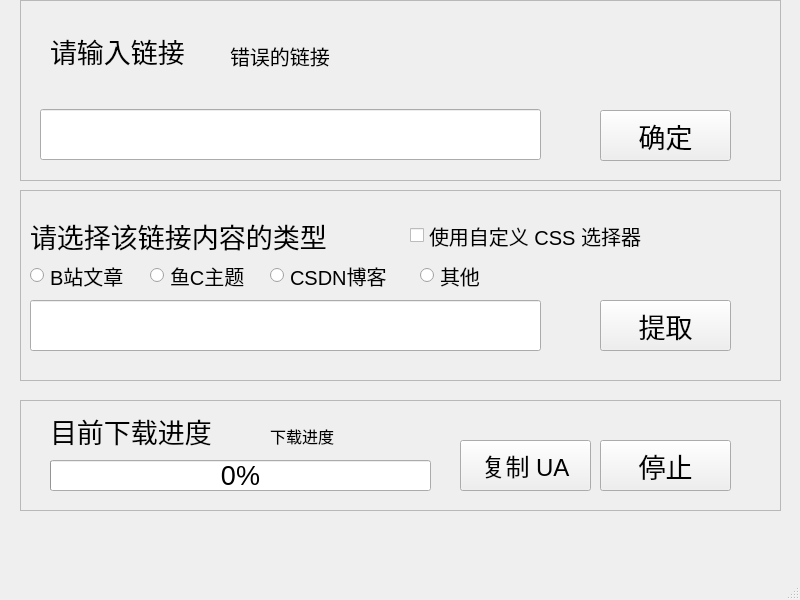
<?xml version="1.0" encoding="UTF-8"?>
<ui version="4.0">
 <class>MainWindow</class>
 <widget class="QMainWindow" name="MainWindow">
  <property name="geometry">
   <rect>
    <x>0</x>
    <y>0</y>
    <width>800</width>
    <height>600</height>
   </rect>
  </property>
  <property name="windowTitle">
   <string>图片提取器</string>
  </property>
  <widget class="QWidget" name="centralwidget">
   <widget class="QFrame" name="frame2">
    <property name="geometry">
     <rect>
      <x>20</x>
      <y>190</y>
      <width>761</width>
      <height>191</height>
     </rect>
    </property>
    <property name="frameShape">
     <enum>QFrame::StyledPanel</enum>
    </property>
    <property name="frameShadow">
     <enum>QFrame::Raised</enum>
    </property>
    <widget class="QLabel" name="label2">
     <property name="geometry">
      <rect>
       <x>10</x>
       <y>20</y>
       <width>371</width>
       <height>51</height>
      </rect>
     </property>
     <property name="font">
      <font>
       <family>Microsoft YaHei UI</family>
       <pointsize>20</pointsize>
      </font>
     </property>
     <property name="text">
      <string>请选择该链接内容的类型</string>
     </property>
    </widget>
    <widget class="QRadioButton" name="s2">
     <property name="geometry">
      <rect>
       <x>130</x>
       <y>70</y>
       <width>121</width>
       <height>31</height>
      </rect>
     </property>
     <property name="font">
      <font>
       <family>Microsoft YaHei UI</family>
       <pointsize>15</pointsize>
      </font>
     </property>
     <property name="text">
      <string>鱼C主题</string>
     </property>
    </widget>
    <widget class="QRadioButton" name="s1">
     <property name="geometry">
      <rect>
       <x>10</x>
       <y>70</y>
       <width>131</width>
       <height>31</height>
      </rect>
     </property>
     <property name="font">
      <font>
       <family>Microsoft YaHei UI</family>
       <pointsize>15</pointsize>
      </font>
     </property>
     <property name="text">
      <string>B站文章</string>
     </property>
    </widget>
    <widget class="QRadioButton" name="s3">
     <property name="geometry">
      <rect>
       <x>250</x>
       <y>70</y>
       <width>161</width>
       <height>31</height>
      </rect>
     </property>
     <property name="font">
      <font>
       <family>Microsoft YaHei UI</family>
       <pointsize>15</pointsize>
      </font>
     </property>
     <property name="text">
      <string>CSDN博客</string>
     </property>
    </widget>
    <widget class="QRadioButton" name="s4">
     <property name="geometry">
      <rect>
       <x>400</x>
       <y>70</y>
       <width>81</width>
       <height>31</height>
      </rect>
     </property>
     <property name="font">
      <font>
       <family>Microsoft YaHei UI</family>
       <pointsize>15</pointsize>
      </font>
     </property>
     <property name="text">
      <string>其他</string>
     </property>
    </widget>
    <widget class="QCheckBox" name="css">
     <property name="geometry">
      <rect>
       <x>390</x>
       <y>30</y>
       <width>291</width>
       <height>31</height>
      </rect>
     </property>
     <property name="font">
      <font>
       <family>Microsoft YaHei UI</family>
       <pointsize>15</pointsize>
      </font>
     </property>
     <property name="text">
      <string>使用自定义 CSS 选择器</string>
     </property>
    </widget>
    <widget class="QLineEdit" name="exp">
     <property name="geometry">
      <rect>
       <x>10</x>
       <y>110</y>
       <width>511</width>
       <height>51</height>
      </rect>
     </property>
     <property name="font">
      <font>
       <family>Consolas</family>
       <pointsize>10</pointsize>
      </font>
     </property>
    </widget>
    <widget class="QPushButton" name="doac">
     <property name="geometry">
      <rect>
       <x>580</x>
       <y>110</y>
       <width>131</width>
       <height>51</height>
      </rect>
     </property>
     <property name="font">
      <font>
       <family>Microsoft YaHei UI</family>
       <pointsize>20</pointsize>
      </font>
     </property>
     <property name="cursor">
      <cursorShape>PointingHandCursor</cursorShape>
     </property>
     <property name="text">
      <string>提取</string>
     </property>
    </widget>
   </widget>
   <widget class="QFrame" name="frame1">
    <property name="geometry">
     <rect>
      <x>20</x>
      <y>0</y>
      <width>761</width>
      <height>181</height>
     </rect>
    </property>
    <property name="frameShape">
     <enum>QFrame::StyledPanel</enum>
    </property>
    <property name="frameShadow">
     <enum>QFrame::Raised</enum>
    </property>
    <widget class="QPushButton" name="confirm">
     <property name="geometry">
      <rect>
       <x>580</x>
       <y>110</y>
       <width>131</width>
       <height>51</height>
      </rect>
     </property>
     <property name="font">
      <font>
       <family>Microsoft YaHei UI</family>
       <pointsize>20</pointsize>
      </font>
     </property>
     <property name="cursor">
      <cursorShape>PointingHandCursor</cursorShape>
     </property>
     <property name="text">
      <string>确定</string>
     </property>
    </widget>
    <widget class="QLineEdit" name="url">
     <property name="geometry">
      <rect>
       <x>20</x>
       <y>109</y>
       <width>501</width>
       <height>51</height>
      </rect>
     </property>
     <property name="font">
      <font>
       <family>Microsoft YaHei UI</family>
       <pointsize>10</pointsize>
      </font>
     </property>
    </widget>
    <widget class="QLabel" name="label1">
     <property name="geometry">
      <rect>
       <x>30</x>
       <y>30</y>
       <width>251</width>
       <height>41</height>
      </rect>
     </property>
     <property name="font">
      <font>
       <family>Microsoft YaHei UI</family>
       <pointsize>20</pointsize>
      </font>
     </property>
     <property name="cursor">
      <cursorShape>ArrowCursor</cursorShape>
     </property>
     <property name="text">
      <string>请输入链接</string>
     </property>
    </widget>
    <widget class="QLabel" name="label3">
     <property name="geometry">
      <rect>
       <x>210</x>
       <y>40</y>
       <width>131</width>
       <height>31</height>
      </rect>
     </property>
     <property name="font">
      <font>
       <family>Microsoft YaHei UI</family>
       <pointsize>15</pointsize>
      </font>
     </property>
     <property name="text">
      <string>错误的链接</string>
     </property>
    </widget>
   </widget>
   <widget class="QFrame" name="frame3">
    <property name="geometry">
     <rect>
      <x>20</x>
      <y>400</y>
      <width>761</width>
      <height>111</height>
     </rect>
    </property>
    <property name="frameShape">
     <enum>QFrame::StyledPanel</enum>
    </property>
    <property name="frameShadow">
     <enum>QFrame::Raised</enum>
    </property>
    <widget class="QLabel" name="label4">
     <property name="geometry">
      <rect>
       <x>30</x>
       <y>10</y>
       <width>231</width>
       <height>41</height>
      </rect>
     </property>
     <property name="font">
      <font>
       <family>Microsoft YaHei UI</family>
       <pointsize>20</pointsize>
      </font>
     </property>
     <property name="text">
      <string>目前下载进度</string>
     </property>
    </widget>
    <widget class="QProgressBar" name="dpg">
     <property name="geometry">
      <rect>
       <x>30</x>
       <y>60</y>
       <width>381</width>
       <height>31</height>
      </rect>
     </property>
     <property name="font">
      <font>
       <family>Microsoft YaHei UI</family>
       <pointsize>20</pointsize>
      </font>
     </property>
     <property name="value">
      <number>0</number>
     </property>
    </widget>
    <widget class="QPushButton" name="stop">
     <property name="geometry">
      <rect>
       <x>580</x>
       <y>40</y>
       <width>131</width>
       <height>51</height>
      </rect>
     </property>
     <property name="font">
      <font>
       <family>Microsoft YaHei UI</family>
       <pointsize>20</pointsize>
      </font>
     </property>
     <property name="cursor">
      <cursorShape>PointingHandCursor</cursorShape>
     </property>
     <property name="text">
      <string>停止</string>
     </property>
    </widget>
    <widget class="QPushButton" name="copyua">
     <property name="geometry">
      <rect>
       <x>440</x>
       <y>40</y>
       <width>131</width>
       <height>51</height>
      </rect>
     </property>
     <property name="font">
      <font>
       <family>Microsoft YaHei UI</family>
       <pointsize>18</pointsize>
      </font>
     </property>
     <property name="cursor">
      <cursorShape>PointingHandCursor</cursorShape>
     </property>
     <property name="text">
      <string>复制 UA</string>
     </property>
    </widget>
    <widget class="QLabel" name="label5">
     <property name="geometry">
      <rect>
       <x>250</x>
       <y>20</y>
       <width>131</width>
       <height>31</height>
      </rect>
     </property>
     <property name="font">
      <font>
       <family>Microsoft YaHei UI</family>
       <pointsize>12</pointsize>
      </font>
     </property>
     <property name="text">
      <string>下载进度</string>
     </property>
    </widget>
   </widget>
  </widget>
  <widget class="QMenuBar" name="menubar">
   <property name="geometry">
    <rect>
     <x>0</x>
     <y>0</y>
     <width>800</width>
     <height>26</height>
    </rect>
   </property>
  </widget>
  <widget class="QStatusBar" name="statusbar"/>
 </widget>
 <resources/>
 <connections/>
</ui>
